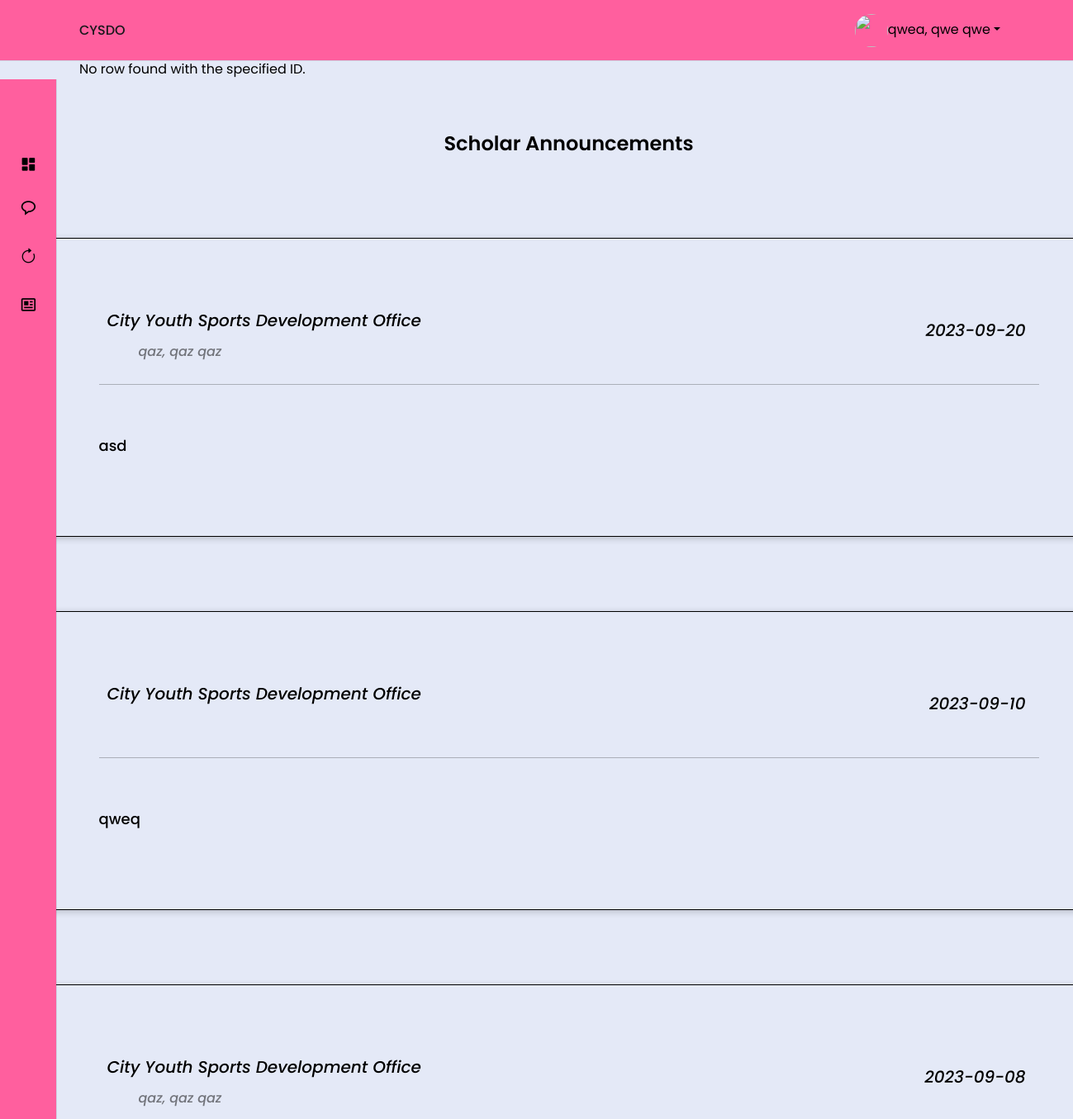
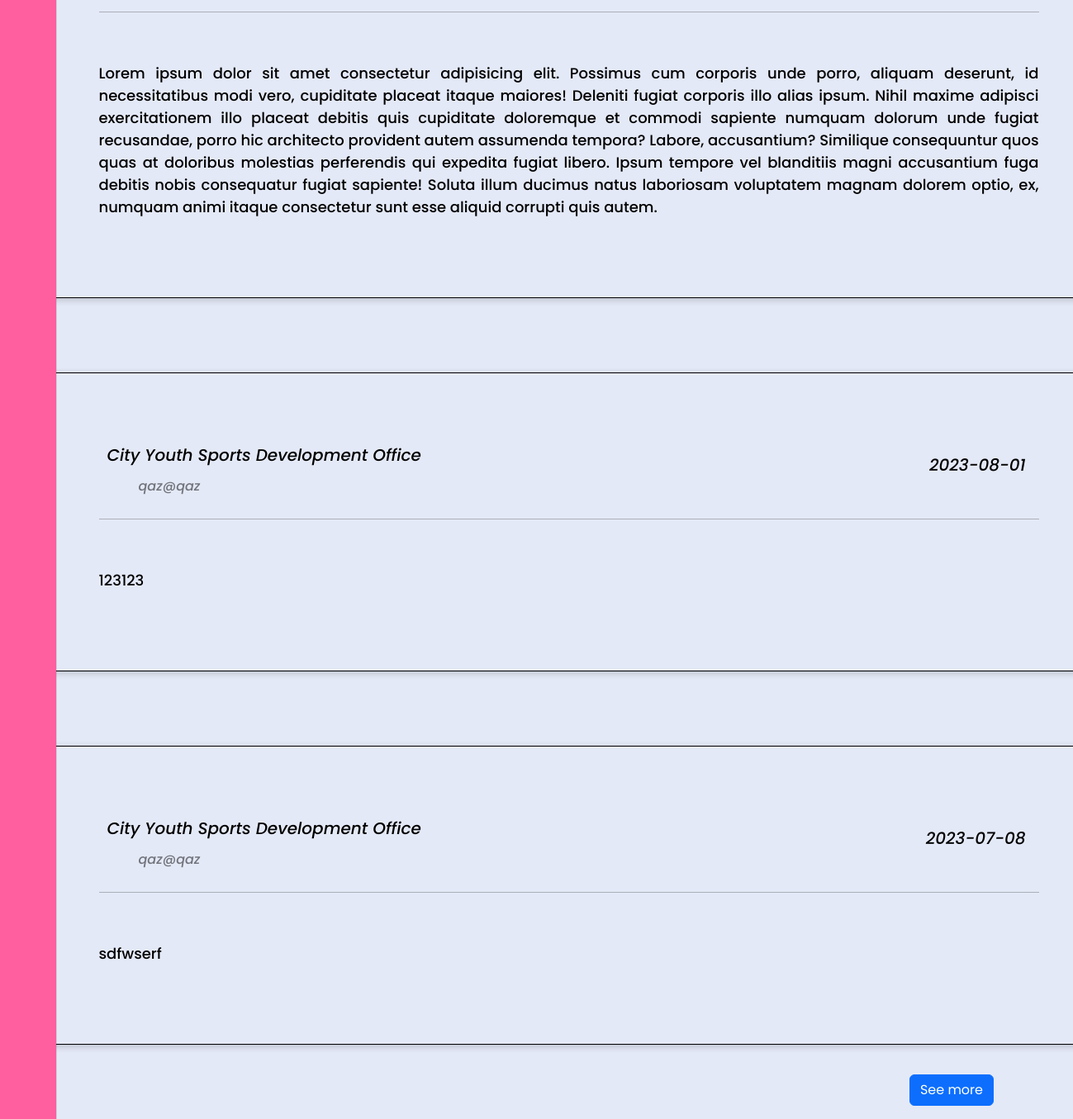
The app's page /pages/scholar/scholarAnnouncement.php (signed in) with its own data (2 pictures, top to bottom).
### tables this page shows
CREATE TABLE `announcements` (
  `uploadId` int(11) NOT NULL,
  `uploadDate` date NOT NULL DEFAULT current_timestamp(),
  `announcement` longtext NOT NULL,
  `uploader` varchar(50) NOT NULL,
  `category` varchar(255) NOT NULL
);

### pages/scholar/scholarAnnouncement.php (the view, shortened to what this page needs)
<!DOCTYPE html>
<html lang="en">
<head>
    <link rel="stylesheet" href="https://cdn.jsdelivr.net/npm/boxicons@latest/css/boxicons.min.css">
    <link rel="stylesheet" href="https://cdn.jsdelivr.net/npm/bootstrap-icons@1.10.5/font/bootstrap-icons.css">
    <link href="https://cdn.jsdelivr.net/npm/bootstrap@5.3.0/dist/css/bootstrap.min.css" rel="stylesheet">
</head>
<body>
    <?php
    include '../../assets/template/scholarNav.php';
    ?>
    <main>
        <section>
            <?php
            include '../include/dbConnection.php';
            $query = "SELECT * FROM announcements WHERE category = 'scholar' ORDER BY uploadDate DESC ";
            $resultGetPost = mysqli_query($conn, $query);
            $postCounter = 0;
            ?>
            <div class='textAlign'>
                <p style="text-transform: capitalize;" class='bold d-block w-auto'>
                    Scholar Announcements
                </p>
            </div>
            <?php
            if ($resultGetPost) {
                if ($resultGetPost->num_rows > 0) {
                    while ($row = $resultGetPost->fetch_assoc()) {
                        $postCounter++;
                        if ($postCounter <= 5) {
                            echo '<div class="textBody">';
                        } else {
                            echo '<div class="textBody" style="display: none;">';
                        }
                        echo "
            <ul class='box-info justify-content-center'>
                <li class='responsive'>
                    <img src='./assets/image/CysdoLogo.png' style='height: 50px; width: 50px;' class='sideLogo'><i class='caption'>City Youth Sports Development Office</i></a>
                    <i id='uploadDate' class='date p-3'>" . $row['uploadDate'] . "</i>
                    <div>
                        <i id='uploaderName' class='textCap text-black-50 ms-5'>" . $row['uploader'] . "</i>
                    </div>
                    <hr class='mb-3 mt-4'>
                    <div class='content w-100'>
                        <p id='uploaderPost' class='Post lh-base'>" . nl2br($row['announcement']) . "
                        </p>
                    </div>
                </li>
            </ul>
             </div>
       ";
                    }
                    if ($postCounter > 5) {
                        echo '<div class="see-more-container float-end me-5 mb-3"><a class="see-more-btn btn btn-primary">See more</a></div>';
                    }
                } else {
                    echo "No announcements found.";
                }
            } else {
                echo "An error occurred while retrieving announcements.";
            }
            ?>
        </section>
    </main>
</body>
</html>

### assets/template/scholarNav.php (shortened to what this page needs)
<?php
include '../include/dbConnection.php';
$scholarId = $_SESSION['user'];
$sql = "SELECT * FROM scholar WHERE full_name = '$scholarId'";
$result = mysqli_query($conn, $sql);
if ($result) {
    if (mysqli_num_rows($result) > 0) {
        $row = mysqli_fetch_assoc($result);
        extract($row);
        mysqli_free_result($result);
    } else {
        echo "No row found with the specified ID.";
    }
} else {
    echo "Error executing the query: " . mysqli_error($conn);
}
?>
<!DOCTYPE html>
<html lang="en">
<head>
    <link rel="stylesheet" href="https://cdn.jsdelivr.net/npm/boxicons@latest/css/boxicons.min.css">
    <link rel="stylesheet" href="https://cdn.jsdelivr.net/npm/bootstrap-icons@1.10.5/font/bootstrap-icons.css">
    <link href="https://cdn.jsdelivr.net/npm/bootstrap@5.3.0/dist/css/bootstrap.min.css" rel="stylesheet">
</head>
<body>
    <header class="header">
        <div class="header__container">
            <a class="navProfile nav-link dropdown-toggle text-black" type="button" data-bs-toggle="dropdown" href="#" aria-expanded="false">
                <img src="../../uploads/scholar/<?php echo $image?>" class="header__img"><?php echo $_SESSION['user']; ?></a>
            <a href="#" class="header__logo">CYSDO</a>
        </div>
    </header>
    <div class="Navi" id="navbar">
        <nav class="nav__container">
            <div>
                <a href="#" class="nav__link nav__logo">
                </a>
                <div class="nav__list">
                    <div class="nav__items">
                        <a href="scholarHome.php" class="nav__link">
                            <i class='bx bxs-dashboard nav__icon'></i>
                        </a>
                        <a href="scholarMessage.php" class="nav__link">
                            <i class='bx bx-message-rounded nav__icon'></i>
                        </a>
                        <a href="scholarRenewal.php" class="nav__link">
                            <i class="bi bi-arrow-clockwise nav__icon"></i>
                        </a>
                        <a href="scholarAnnouncement.php" class="nav__link">
                            <i class='bx bx-news nav__icon'></i>
                        </a>
                    </div>
                </div>
            </div>
        </nav>
    </div>

### pages/scholar/scholarAnnouncement.php (style rules this page uses)
* { margin: 0; padding: 0; box-sizing: border-box; font-family: "Poppins", sans-serif; }
body { background-color: whitesmoke; background-size: cover; background-position: center; }
.navProfile { margin-right: 20px; }
.caption { margin-top: 20px; margin-left: 10px; font-size: 20px; }
.textAlign { padding-top: 20px; padding-bottom: 10px; display: block; text-align: center; font-size: 24px; width: 100%; }
.bold { font-weight: 600; }
.textBody { margin-top: 50px; }
.box-info { display: grid; grid-gap: 24px; margin-top: 36px; padding: 20px; }
.box-info li { padding: 80px; border-radius: 20px; border: 1px solid black; display: block; align-items: center; grid-gap: 24px; height: 100%; width: 100%; }
.box-info li { font-size: 24px; font-weight: 500; box-shadow: 0px 2px 8px 0px rgba(0, 0, 0, 0.2); width: 1300px; }
.textCap { font-size: 16px; }
.date { float: right; font-size: 20px; }
.Post { font-size: 18px; text-align: justify; margin-top: 60px; }

### assets/template/scholarNav.php (style rules this page uses)
:root { --header-height: 3.5rem; --nav-width: 219px; --first-color: #E4E9F7; --first-color-light: #C23373; --title-color: #19181B; --text-color: #000; --text-color-light: #000; --body-color: #E4E9F7; --container-color: #FF5F9E; --body-font: 'Poppins', sans-serif; --normal-font-size: .938rem; --small-font-size: .75rem; --smaller-font-size: .75rem; --font-medium: 500; --font-semi-bold: 600; --z-fixed: 100; }
@media screen and (min-width: 1024px) { :root { --normal-font-size: 1rem; --small-font-size: .875rem; --smaller-font-size: .813rem; } }
body { margin: var(--header-height) 0 0 0; padding: 1rem 1rem 0; font-family: var(--body-font); font-size: var(--normal-font-size); background-color: var(--body-color); color: var(--text-color); }
section { margin-top: 40px; margin-left: 30px; }
a { text-decoration: none; padding-top: 5px; }
img { max-width: 100%; height: auto; }
.header { position: fixed; top: 0; left: 0; width: 100%; height: 73px; background-color: var(--container-color); box-shadow: 0 1px 0 rgba(22, 8, 43, 0.1); padding: 0 1rem; z-index: var(--z-fixed); }
.header__container { display: block; justify-content: space-between; }
.header__img { width: 35px; height: 35px; border-radius: 50%; }
.navProfile { display: inline; float: right; margin-top: 17px; margin-right: 40px; }
.header__logo { color: var(--title-color); font-weight: var(--font-medium); display: none; }
.Navi { position: fixed; top: 1; left: -100%; height: 100%; padding: 1rem 1rem 0; background-color: var(--container-color); box-shadow: 1px 0 0 rgba(22, 8, 43, 0.1); z-index: var(--z-fixed); transition: .4s; }
.nav__container { height: 100%; display: flex; flex-direction: column; justify-content: space-between; padding-bottom: 3rem; overflow: auto; scrollbar-width: none; }
.nav__logo { font-weight: var(--font-semi-bold); margin-bottom: 2.5rem; }
.nav__list, .nav__items { display: grid; }
.nav__list { row-gap: 2.5rem; }
.nav__items { row-gap: 1.5rem; }
.nav__link { display: flex; align-items: center; color: var(--text-color); }
.nav__icon { font-size: 1.2rem; margin-right: .5rem; }
@media screen and (min-width: 768px) { body { padding: 1rem 3rem 0 6rem; } }
@media screen and (min-width: 768px) { .header { padding: 0 3rem 0 6rem; } }
@media screen and (min-width: 768px) { .header__container { height: calc(var(--header-height) + .5rem); } }
@media screen and (min-width: 768px) { .header__logo { display: inline-flex; margin-top: 20px; text-align: start; } }
@media screen and (min-width: 768px) { .header__img { width: 40px; height: 40px; } }
@media screen and (min-width: 768px) { .Navi { left: 0; padding: 1.2rem 1.5rem 0; width: 68px; } }
@media screen and (min-width: 768px) { .nav__items { row-gap: 1.7rem; } }
@media screen and (min-width: 768px) { .nav__icon { font-size: 1.3rem; } }

### records on screen
announcements: uploadDate "2023-09-20", uploader "qaz, qaz qaz", announcement "asd"
announcements: uploadDate "2023-09-10", announcement "qweq"
announcements: uploadDate "2023-09-08", uploader "qaz, qaz qaz", announcement "Lorem ipsum dolor sit amet consectetur adipisicing elit. Possimus cum corporis unde porro, aliquam deserunt, id necessitatibus modi vero, cupiditate placeat itaque maiores! Deleniti fugiat corporis illo alias ipsum. Nihil maxime adipisci exercitationem illo placeat debitis quis cupiditate doloremque et commodi sapiente numquam dolorum unde fugiat recusandae, porro hic architecto provident autem assumenda tempora? Labore, accusantium? Similique consequuntur quos quas at doloribus molestias perferendis qui expedita fugiat libero. Ipsum tempore vel blanditiis magni accusantium fuga debitis nobis consequatur fugiat sapiente! Soluta illum ducimus natus laboriosam voluptatem magnam dolorem optio,…"
announcements: uploadDate "2023-08-01", uploader "qaz@qaz", announcement "123123"
announcements: uploadDate "2023-07-08", uploader "qaz@qaz", announcement "sdfwserf"

### other values on screen
$_SESSION['user'] "qwea, qwe qwe"
